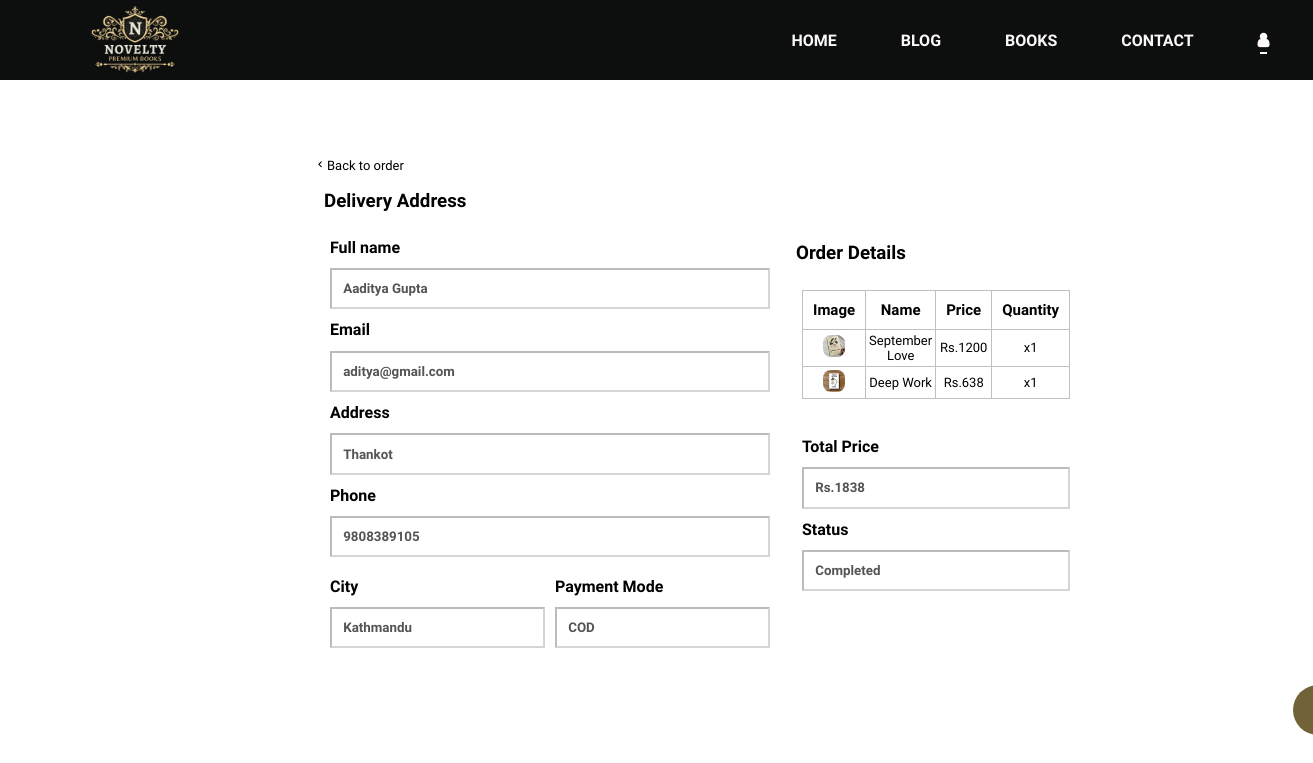
Screenshot of /Cart/view-order.php?t=aadi487408389105 (signed in) with the database file from the repository.
### tables this page shows
CREATE TABLE `orders` (
  `id` int(11) NOT NULL,
  `tracking_no` varchar(191) NOT NULL,
  `user_id` int(191) NOT NULL,
  `name` varchar(191) NOT NULL,
  `email` varchar(191) NOT NULL,
  `phone` varchar(191) NOT NULL,
  `address` mediumtext NOT NULL,
  `city` varchar(191) NOT NULL,
  `total_price` int(191) NOT NULL,
  `payment_mode` varchar(191) NOT NULL,
  `payment_id` varchar(191) NOT NULL,
  `status` tinyint(4) NOT NULL DEFAULT 0,
  `comments` varchar(255) DEFAULT NULL,
  `created_at` timestamp NOT NULL DEFAULT current_timestamp()
);

CREATE TABLE `order_items` (
  `id` int(11) NOT NULL,
  `order_id` int(191) NOT NULL,
  `prod_id` int(11) NOT NULL,
  `qty` int(191) NOT NULL,
  `price` int(191) NOT NULL,
  `created_at` timestamp NOT NULL DEFAULT current_timestamp()
);

CREATE TABLE `products` (
  `id` int(11) NOT NULL,
  `category_id` int(11) NOT NULL,
  `name` varchar(191) NOT NULL,
  `slug` varchar(191) NOT NULL,
  `small_description` mediumtext NOT NULL,
  `description` mediumtext NOT NULL,
  `original_price` int(191) NOT NULL,
  `selling_price` int(191) NOT NULL,
  `image` varchar(191) NOT NULL,
  `qty` int(191) NOT NULL,
  `author` varchar(191) NOT NULL,
  `page_count` varchar(191) NOT NULL,
  `weight` varchar(191) NOT NULL,
  `isbn` varchar(191) NOT NULL,
  `language` varchar(191) NOT NULL,
  `status` tinyint(4) NOT NULL,
  `trending` tinyint(4) NOT NULL,
  `meta_title` varchar(191) NOT NULL,
  `meta_keywords` mediumtext NOT NULL,
  `meta_description` mediumtext NOT NULL,
  `created_at` timestamp NOT NULL DEFAULT current_timestamp()
);

### Login/functions/userMyfunctions.php (called while the page is built, shortened)
<?php
require '../Dashboard/configer/dbcon.php';
function checkTrackingNoValid($trackingNo)
{
    global $con;
    $userId = $_SESSION['auth_user']['user_id'];
    $query = "SELECT * FROM orders WHERE tracking_no='$trackingNo' AND user_id='$userId'";
    return mysqli_query($con, $query);
}
?>

### Cart/view-order.php (the view, shortened to what this page needs)
<?php
include('../Login/functions/userMyfunctions.php');
if(isset($_GET['t']))
{
    $tracking_no = $_GET['t'];
    $orderData = checkTrackingNoValid($tracking_no);
       ?>
      <?php
}
else
{
    ?>
      <h4>Something went wrong</h4>
    <?php
    die();
}
$data = mysqli_fetch_array($orderData);
?>
<!DOCTYPE html>
<html lang="en">
<head>
    <link href='https://unpkg.com/boxicons@2.1.1/css/boxicons.min.css' rel='stylesheet'>
    <link rel="stylesheet" href="https://stackpath.bootstrapcdn.com/font-awesome/4.7.0/css/font-awesome.min.css">
    <link rel="stylesheet" href="./view-order.css">
</head>
<body>
<div class="navbar">
      <a href="../Home/Index.php"><img src="./Images/logo.png" class="logo"></a>
      <ul>
        <li><a  href="../Home/Index.php">HOME</a></li>
        <li><a href="../Blog/Blog.php">BLOG</a></li>
        <li><a href="../Book/Book.php">BOOKS</a></li>
        <li><a href="../Contact/Contact.php">CONTACT</a></li>
        <li><a class="active" onclick="toggleMenu()"><i class="fa fa-user"></i></a>&nbsp;</li>
      </ul>
    </div>
<div class="head-container">
	    <div class="container">
		   <div class="left">
           <a href="./my-orders.php" alt=""><i class="bx bx-chevron-left data"></i>Back to order</a>
			<h3>Delivery Address</h3>
			<form>
				<b>Full name</b>
				<input type="text" name="name" value="<?= $data['name'];?>" disabled>
				<b>Email</b>
				<input type="text" name="email" value="<?= $data['email'];?>"disabled>
				<b>Address</b>
				<input type="text" name="address" value="<?= $data['address'];?>"disabled>
				<b>Phone</b>
				<input type="text" name="phone" value="<?= $data['phone'];?>"disabled>
				<div class="zip">
					<label class="f1">
						        <b>City</b>
                    <input type="text" name="city" value="<?= $data['city'];?>"disabled>
                    </label>
                    <label class="f2">
                    <b>Payment Mode</b>
                    <input type="text" name="" value="<?= $data['payment_mode'] ?>"disabled>
                    </label>
				</div>
			</form>
		</div>
		<div class="right">
			<h3>Order Details</h3>
            <form>
                        <table>
                            <thead>
                            <tr>
                                <td><b>Image</b></td>
                                <td><b>Name</b></td>
                                <td><b>Price</b></td>
                                <td><b>Quantity</b></td>
                            </tr>
                            </thead>
                            <tbody>
                                <?php
                                 $userId = $_SESSION['auth_user']['user_id'];
                                 $order_query = "SELECT o.id as oid, o.tracking_no, o.user_id, oi.qty as quantity, oi.*, p.* FROM orders o, order_items oi,
                                 products p WHERE o.user_id='$userId' AND oi.order_id=o.id AND p.id=oi.prod_id AND o.tracking_no='$tracking_no'";
                                 $order_query_run = mysqli_query($con, $order_query);
                                 if(mysqli_num_rows($order_query_run) > 0)
                                 {
                                     foreach($order_query_run as $item)
                                     {
                                        ?>
                                        <tr>
                                            <td><img src="../Dashboard/main/uploads/<?= $item['image'] ?>" alt="<?= $item['name'] ?>"></td>
                                            <td><?= $item['name'] ?></td>
                                            <td>Rs.<?= $item['price'] ?></td>
                                            <td>x<?= $item['quantity'] ?></td>
                                        </tr>
                                        <?php
                                    }
                                 }
                                ?>
                            </tbody>
                        </table>
                        <br><br>
                        <b>Total Price</b>
                        <input type="text" name="" value="Rs.<?= $data['total_price'] ?>" disabled>
                        <br>
						             <b>Status</b>
						            <input type="text" name="status"
                        value="<?php
                           if($data['status'] == 0 )
                           {
                             echo "Under Process";
                           }
                           else if($data['status'] == 1 )
                           {
                             echo "Completed";
                           }
                           else if($data['status'] == 2 )
                           {
                             echo "Cancelled";
                           }
                        ?>"
                        disabled>
                    </form>
		</div>
	</div>
  <div class="btn-1">
  <button data-modal-target="#modal"><i class="bx bx-user"></i></button>
</div>
                          </div>
</body>
</html>

### Cart/view-order.css (style rules this page uses)
* { margin: 0; padding: 0; box-sizing: border-box; font-family: 'Spartan' ,sans-serif; }
.navbar { width: 100%; top:0; left:0; transition: 0.6s;; margin: auto; padding: 35px 0; display: flex; align-items: center; justify-content: space-between; background-color: #0d0e0e; height:15px; padding: 40px 10px; z-index: 999; position: fixed; top: 0; left: 0; }
.logo { width: 100px; cursor: pointer; margin-top: 1%; margin-left: 75%; }
.navbar ul li { list-style: none; display: inline-flex; margin: 0 30px; position: relative; }
.navbar ul li a { cursor: pointer; text-decoration: none; color: #faf8f8; text-transform: uppercase; font-weight: bold; }
.navbar ul li i { cursor: pointer; text-decoration: none; color: #faf8f8; text-transform: uppercase; font-weight: bold; }
.navbar ul li i:hover, .navbar li i.active .navbar li a:hover, .navbar li a.active { transition: 0.3s; }
.navbar li a.active::after, .navbar li a:hover::after { content: ""; width: 50%; height: 2px; background-color: #fbfaf8; position: absolute; bottom: -4px; left: 2px; transition: 0.3s; }
body::before { content: ""; position: fixed; top: 0; left: 0; width: 110%; height: 105%; background-size: cover; background-image: url(./Images/background.png); filter: blur(8px); z-index: -1; }
.head-container { display: flex; }
.container { background: rgb(255, 255, 255); width: 65%; height: 630px; display: flex; justify-content: space-between; align-items: center; padding: 0.3rem 1.5rem; border-radius: 12px; margin-top: 100px; margin-left: 290px; }
.left { flex-basis: 55%; }
.left form input { font-weight: 580; }
.right form input { font-weight: 580; }
.left a { text-decoration: none; color: #000; font-size: 13px; }
.right { flex-basis: 60%; margin-top: 0; }
.right h3 { margin-top: 30px; }
.right h3, .left h3 { margin-left: 10px; padding-bottom: 10px; }
.right table tbody td:nth-child(1) { width: 30px; }
.right table tbody td:nth-child(1) img { width: 40%; border-radius: 8px; align-items: center; }
.right table thead td:nth-child(1), .right table thead td:nth-child(2), .right table thead td:nth-child(3), .right table thead td:nth-child(4) { text-align: center; }
.right table tbody td:nth-child(1), .right table tbody td:nth-child(2), .right table tbody td:nth-child(3), .right table tbody td:nth-child(4) { text-align: center; font-size: 13px; }
.right table { padding: 0.7rem; border-collapse: collapse; margin-bottom: 0; }
.right table thead tr td { border: 1px solid #bec1be; padding: 10px; font-size: 15px; }
.right table tbody tr td { width: 100%; border: 1px solid #bec1be; padding: 3px; font-size: 15px; }
.right table tr:nth-child(2) { margin-bottom: 10px; }
form { padding: 1rem; }
h3 { margin-top: 1rem; color:#000; }
form input[type="text"] { width: 100%; padding: 0.7rem 0.7rem; margin: 0.7rem 0; background-color: #fff; outline: none; text-align: start; }
.zip { display: flex; margin-top: 0.5rem; }
.zip { text-align: start; width: 440px; }
.zip .f1 input { width: 215px; }
.zip .f2 input { width: 215px; }
.zip .f2 { margin-left: 10px; }
*, *::after, *::before { box-sizing: border-box; }
.btn-1 { margin-left: 183px; margin-top: 685px; }
.btn-1 button { font-weight: 500; cursor: pointer; border-radius: 50%; padding: 10px; width: 50px; height: 50px; background-color: #716337; transition: transform 0.5s, color 0.5s; color: #fff; border: none; }

### rows the page displays
orders: name "Aaditya Gupta", email "aditya@gmail.com", address "Thankot", phone "9808389105", city "Kathmandu", payment_mode "COD", total_price "Rs.1838", status "Completed"
order_items: prod.image (picture), prod.name "September Love", price "1200", qty "1"
order_items: prod.image (picture), prod.name "Deep Work", price "638", qty "1"
